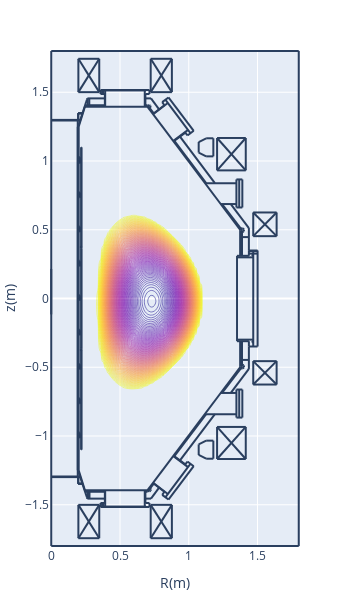

Here is the notebook cell this chart was saved with:
### Code cell
# poloidal current
pl.d_contour(cond['pol_current'])

### Figure 1 — Plotly figure (JSON) as saved in the notebook; plotly's stock layout.template omitted (floating-point values rounded to 4 significant figures; data arrays with more than 128 entries replaced by an {"elided": "..."} marker saying what was removed)
{"data": [{"contours": {"coloring": "lines"}, "dx": 0.02, "dy": 0.02, "ncontours": 100, "showscale": false, "type": "contour", "x0": 0, "y0": -1.8, "z": {"elided": "181x91 float values"}}], "layout": {"height": 597.3, "margin": {"autoexpand": false, "b": 50, "l": 50, "r": 50, "t": 50}, "shapes": [{"type": "line", "x0": 0.2652, "x1": 0.2652, "y0": -1.406, "y1": -1.455}, {"type": "line", "x0": 0.2766, "x1": 0.2766, "y0": -1.406, "y1": -1.455}, {"type": "line", "x0": 0.1927, "x1": 0.1927, "y0": -1.299, "y1": 1.299}, {"type": "line", "x0": 0.1927, "x1": 0.1927, "y0": -1.249, "y1": 1.249}, {"type": "line", "x0": 0.195, "x1": 0.195, "y0": -1.251, "y1": 1.249}, {"type": "line", "x0": 0.1995, "x1": 0.1995, "y0": -1.249, "y1": 1.249}, {"type": "line", "x0": 1.376, "x1": 0.7005, "y0": 0.4965, "y1": 1.394}, {"type": "line", "x0": 0.2199, "x1": 0.2199, "y0": 0.3695, "y1": 1.099}, {"type": "line", "x0": 0.2176, "x1": 0.2176, "y0": 0.3695, "y1": 1.099}, {"type": "line", "x0": 1.376, "x1": 0.7005, "y0": -0.4965, "y1": -1.394}, {"type": "line", "x0": 0.2176, "x1": 0.2176, "y0": -0.3695, "y1": -1.099}, {"type": "line", "x0": 0.2199, "x1": 0.2199, "y0": -0.3695, "y1": -1.099}, {"type": "line", "x0": 0.1995, "x1": 0.2448, "y0": -1.249, "y1": -1.394}, {"type": "line", "x0": 0.1972, "x1": 0.1972, "y0": -1.299, "y1": -1.344}, {"type": "line", "x0": 0.195, "x1": 0.195, "y0": -1.299, "y1": -1.349}, {"type": "line", "x0": 0.195, "x1": 0.229, "y0": -1.349, "y1": -1.349}, {"type": "line", "x0": 0.195, "x1": 0.2267, "y0": -1.344, "y1": -1.344}, {"type": "line", "x0": 0.1995, "x1": 0.1995, "y0": -0.9975, "y1": -0.9748}, {"type": "line", "x0": 0.2086, "x1": 0.2086, "y0": -1.009, "y1": -0.9907}, {"type": "line", "x0": 0.2086, "x1": 0.2086, "y0": -1.009, "y1": -0.9929}, {"type": "line", "x0": 0.2063, "x1": 0.2063, "y0": -1.011, "y1": -0.9748}, {"type": "line", "x0": 0, "x1": 0.2108, "y0": -1.294, "y1": -1.294}, {"type": "line", "x0": 0, "x1": 0.2131, "y0": -1.299, "y1": -1.299}, {"type": "line", "x0": 0.1995, "x1": 0.1995, "y0": -1.011, "y1": -1.002}, {"type": "line", "x0": 0.2063, "x1": 0.2086, "y0": -1.007, "y1": -1.007}, {"type": "line", "x0": 0.2086, "x1": 0.2086, "y0": -1.004, "y1": -1.004}, {"type": "line", "x0": 0.2086, "x1": 0.2176, "y0": -1.009, "y1": -1.009}, {"type": "line", "x0": 0.1995, "x1": 0.2063, "y0": -1.011, "y1": -1.011}, {"type": "line", "x0": 0.2199, "x1": 0.2176, "y0": -1.099, "y1": -1.099}, {"type": "line", "x0": 0.2063, "x1": 0.2086, "y0": -0.9929, "y1": -0.9929}, {"type": "line", "x0": 0.2086, "x1": 0.2086, "y0": -0.9975, "y1": -0.9975}, {"type": "line", "x0": 0.2086, "x1": 0.2176, "y0": -0.9929, "y1": -0.9929}, {"type": "line", "x0": 0.2086, "x1": 0.2176, "y0": -0.9907, "y1": -0.9907}, {"type": "line", "x0": 0.1995, "x1": 0.2063, "y0": -0.9748, "y1": -0.9748}, {"type": "line", "x0": 0.2086, "x1": 0.2176, "y0": -0.7594, "y1": -0.7594}, {"type": "line", "x0": 0.1995, "x1": 0.2063, "y0": -0.7617, "y1": -0.7617}, {"type": "line", "x0": 0.2086, "x1": 0.2086, "y0": -0.7594, "y1": -0.7413}, {"type": "line", "x0": 0.2086, "x1": 0.2086, "y0": -0.7594, "y1": -0.739}, {"type": "line", "x0": 0.1995, "x1": 0.1995, "y0": -0.7617, "y1": -0.7526}, {"type": "line", "x0": 0.2063, "x1": 0.2063, "y0": -0.7617, "y1": -0.7254}, {"type": "line", "x0": 0.1995, "x1": 0.2063, "y0": -0.7254, "y1": -0.7254}, {"type": "line", "x0": 0.2086, "x1": 0.2176, "y0": -0.739, "y1": -0.739}, {"type": "line", "x0": 0.2086, "x1": 0.2176, "y0": -0.7413, "y1": -0.7413}, {"type": "line", "x0": 0.2086, "x1": 0.2086, "y0": -0.7526, "y1": -0.7526}, {"type": "line", "x0": 0.2063, "x1": 0.2086, "y0": -0.7572, "y1": -0.7572}, {"type": "line", "x0": 0.2086, "x1": 0.2086, "y0": -0.7458, "y1": -0.7458}, {"type": "line", "x0": 0.2063, "x1": 0.2086, "y0": -0.7436, "y1": -0.7436}, {"type": "line", "x0": 0.1995, "x1": 0.1995, "y0": -0.7481, "y1": -0.7254}, {"type": "line", "x0": 0.3582, "x1": 0.7141, "y0": -1.517, "y1": -1.517}, {"type": "line", "x0": 0.3854, "x1": 0.6869, "y0": -1.514, "y1": -1.514}, {"type": "line", "x0": 0.3854, "x1": 0.6869, "y0": -1.514, "y1": -1.514}, {"type": "line", "x0": 0.2426, "x1": 0.7096, "y0": -1.394, "y1": -1.394}, {"type": "line", "x0": 0.3922, "x1": 0.3922, "y0": -1.514, "y1": -1.394}, {"type": "line", "x0": 0.3582, "x1": 0.3582, "y0": -1.517, "y1": -1.487}, {"type": "line", "x0": 0.3786, "x1": 0.3786, "y0": -1.517, "y1": -1.487}, {"type": "line", "x0": 0.3695, "x1": 0.3695, "y0": -1.517, "y1": -1.487}, {"type": "line", "x0": 0.3831, "x1": 0.3831, "y0": -1.517, "y1": -1.512}, {"type": "line", "x0": 0.3831, "x1": 0.3854, "y0": -1.512, "y1": -1.514}, {"type": "line", "x0": 0.3854, "x1": 0.3854, "y0": -1.514, "y1": -1.514}, {"type": "line", "x0": 0.3899, "x1": 0.263, "y0": -1.455, "y1": -1.455}, {"type": "line", "x0": 0.3582, "x1": 0.3899, "y0": -1.487, "y1": -1.487}, {"type": "line", "x0": 0.2471, "x1": 0.3899, "y0": -1.406, "y1": -1.406}, {"type": "line", "x0": 0.2766, "x1": 0.2766, "y0": -1.455, "y1": -1.406}, {"type": "line", "x0": 0.2652, "x1": 0.2652, "y0": -1.455, "y1": -1.406}, {"type": "line", "x0": 0.2584, "x1": 0.263, "y0": -1.444, "y1": -1.455}, {"type": "line", "x0": 0.2426, "x1": 0.2448, "y0": -1.394, "y1": -1.392}, {"type": "line", "x0": 0.3899, "x1": 0.3899, "y0": -1.487, "y1": -1.394}, {"type": "line", "x0": 0.6801, "x1": 0.6801, "y0": -1.514, "y1": -1.394}, {"type": "line", "x0": 0.7141, "x1": 0.7141, "y0": -1.517, "y1": -1.487}, {"type": "line", "x0": 0.6914, "x1": 0.6914, "y0": -1.517, "y1": -1.512}, {"type": "line", "x0": 0.6914, "x1": 0.6869, "y0": -1.512, "y1": -1.514}, {"type": "line", "x0": 0.6869, "x1": 0.6869, "y0": -1.514, "y1": -1.514}, {"type": "line", "x0": 0.6846, "x1": 0.6846, "y0": -1.487, "y1": -1.394}, {"type": "line", "x0": 0.6846, "x1": 0.7141, "y0": -1.487, "y1": -1.487}, {"type": "line", "x0": 0.7254, "x1": 0.6846, "y0": -1.455, "y1": -1.455}, {"type": "line", "x0": 0.7118, "x1": 0.705, "y0": -1.392, "y1": -1.387}, {"type": "line", "x0": 0.7055, "x1": 0.715, "y0": -1.4, "y1": -1.402}, {"type": "line", "x0": 0.715, "x1": 0.7223, "y0": -1.402, "y1": -1.397}, {"type": "line", "x0": 0.7223, "x1": 0.7248, "y0": -1.397, "y1": -1.389}, {"type": "line", "x0": 0.7248, "x1": 0.7198, "y0": -1.389, "y1": -1.381}, {"type": "line", "x0": 0.6846, "x1": 0.7005, "y0": -1.406, "y1": -1.406}, {"type": "line", "x0": 0.2199, "x1": 0.2199, "y0": -0.3627, "y1": 0.3627}, {"type": "line", "x0": 0.2176, "x1": 0.2176, "y0": -0.3627, "y1": 0.3627}, {"type": "line", "x0": 0.1995, "x1": 0.1995, "y0": -0.4965, "y1": -0.4761}, {"type": "line", "x0": 0.2063, "x1": 0.2063, "y0": -0.5123, "y1": -0.4761}, {"type": "line", "x0": 0.1995, "x1": 0.1995, "y0": -0.5123, "y1": -0.5033}, {"type": "line", "x0": 0.2086, "x1": 0.2086, "y0": -0.5101, "y1": -0.4897}, {"type": "line", "x0": 0.2086, "x1": 0.2086, "y0": -0.5101, "y1": -0.4919}, {"type": "line", "x0": 0.2086, "x1": 0.2176, "y0": -0.5101, "y1": -0.5101}, {"type": "line", "x0": 0.2063, "x1": 0.2086, "y0": -0.4942, "y1": -0.4942}, {"type": "line", "x0": 0.2086, "x1": 0.2086, "y0": -0.4965, "y1": -0.4965}, {"type": "line", "x0": 0.2063, "x1": 0.2086, "y0": -0.5055, "y1": -0.5055}, {"type": "line", "x0": 0.2086, "x1": 0.2086, "y0": -0.5033, "y1": -0.5033}, {"type": "line", "x0": 0.2086, "x1": 0.2176, "y0": -0.4919, "y1": -0.4919}, {"type": "line", "x0": 0.2086, "x1": 0.2176, "y0": -0.4897, "y1": -0.4897}, {"type": "line", "x0": 0.1995, "x1": 0.2063, "y0": -0.5123, "y1": -0.5123}, {"type": "line", "x0": 0.1995, "x1": 0.2063, "y0": -0.4761, "y1": -0.4761}, {"type": "line", "x0": 0.2154, "x1": 0.2176, "y0": -0.365, "y1": -0.3627}, {"type": "line", "x0": 0.2206, "x1": 0.2218, "y0": -0.3642, "y1": -0.3614}, {"type": "line", "x0": 0.2199, "x1": 0.2176, "y0": -0.3695, "y1": -0.3695}, {"type": "line", "x0": 0.2176, "x1": 0.2154, "y0": -0.3786, "y1": -0.3786}, {"type": "line", "x0": 0.2154, "x1": 0.2154, "y0": -0.3786, "y1": -0.3695}, {"type": "line", "x0": 0.2176, "x1": 0.2176, "y0": -0.3786, "y1": -0.3695}, {"type": "line", "x0": 0.2169, "x1": 0.2157, "y0": -0.365, "y1": -0.3678}, {"type": "line", "x0": 0.2183, "x1": 0.2177, "y0": -0.3664, "y1": -0.3678}, {"type": "line", "x0": 0.2176, "x1": 0.2199, "y0": -0.3673, "y1": -0.365}, {"type": "line", "x0": 0.2192, "x1": 0.2197, "y0": -0.3628, "y1": -0.3614}, {"type": "line", "x0": 0.1995, "x1": 0.1995, "y0": -0.263, "y1": -0.2516}, {"type": "line", "x0": 0.2063, "x1": 0.2063, "y0": -0.263, "y1": -0.2267}, {"type": "line", "x0": 0.2086, "x1": 0.2086, "y0": -0.2607, "y1": -0.2426}, {"type": "line", "x0": 0.2086, "x1": 0.2086, "y0": -0.2607, "y1": -0.2403}, {"type": "line", "x0": 0.2086, "x1": 0.2176, "y0": -0.2607, "y1": -0.2607}, {"type": "line", "x0": 0.2086, "x1": 0.2086, "y0": -0.2539, "y1": -0.2539}, {"type": "line", "x0": 0.2063, "x1": 0.2086, "y0": -0.2562, "y1": -0.2562}, {"type": "line", "x0": 0.1995, "x1": 0.2063, "y0": -0.263, "y1": -0.263}, {"type": "line", "x0": 0.1995, "x1": 0.1995, "y0": -0.2471, "y1": -0.2267}, {"type": "line", "x0": 0.2086, "x1": 0.2176, "y0": -0.2403, "y1": -0.2403}, {"type": "line", "x0": 0.2086, "x1": 0.2176, "y0": -0.2426, "y1": -0.2426}, {"type": "line", "x0": 0.2086, "x1": 0.2086, "y0": -0.2471, "y1": -0.2471}, {"type": "line", "x0": 0.2063, "x1": 0.2086, "y0": -0.2426, "y1": -0.2426}, {"type": "line", "x0": 0.1995, "x1": 0.2063, "y0": -0.2267, "y1": -0.2267}, {"type": "line", "x0": 0.1995, "x1": 0.2063, "y0": -0.01133, "y1": -0.01133}, {"type": "line", "x0": 0.1995, "x1": 0.2063, "y0": 0.02494, "y1": 0.02494}, {"type": "line", "x0": 0.1995, "x1": 0.1995, "y0": -0.01133, "y1": -0.002267}, {"type": "line", "x0": 0.1995, "x1": 0.1995, "y0": 0.002267, "y1": 0.02494}, {"type": "line", "x0": 0.2063, "x1": 0.2063, "y0": -0.01133, "y1": 0.02494}, {"type": "line", "x0": 0.2086, "x1": 0.2086, "y0": -0.009068, "y1": 0.006801}, {"type": "line", "x0": 0.2086, "x1": 0.2086, "y0": -0.009068, "y1": 0.009068}, {"type": "line", "x0": 0.2086, "x1": 0.2176, "y0": -0.009068, "y1": -0.009068}, {"type": "line", "x0": 0.2086, "x1": 0.2086, "y0": -0.004534, "y1": -0.004534}, {"type": "line", "x0": 0.2063, "x1": 0.2086, "y0": -0.006801, "y1": -0.006801}, {"type": "line", "x0": 0.2086, "x1": 0.2176, "y0": 0.009068, "y1": 0.009068}, {"type": "line", "x0": 0.2086, "x1": 0.2176, "y0": 0.006801, "y1": 0.006801}, {"type": "line", "x0": 0.2086, "x1": 0.2086, "y0": 0.002267, "y1": 0.002267}, {"type": "line", "x0": 0.2063, "x1": 0.2086, "y0": 0.006801, "y1": 0.006801}, {"type": "line", "x0": 0.2176, "x1": 0.2176, "y0": 0.3786, "y1": 0.3695}, {"type": "line", "x0": 0.2154, "x1": 0.2154, "y0": 0.3786, "y1": 0.3695}, {"type": "line", "x0": 0.1995, "x1": 0.1995, "y0": 0.2516, "y1": 0.2743}, {"type": "line", "x0": 0.2063, "x1": 0.2063, "y0": 0.238, "y1": 0.2743}, {"type": "line", "x0": 0.2086, "x1": 0.2086, "y0": 0.2403, "y1": 0.2607}, {"type": "line", "x0": 0.1995, "x1": 0.2063, "y0": 0.238, "y1": 0.238}, {"type": "line", "x0": 0.1995, "x1": 0.1995, "y0": 0.238, "y1": 0.2471}, {"type": "line", "x0": 0.2063, "x1": 0.2086, "y0": 0.2562, "y1": 0.2562}, {"type": "line", "x0": 0.2086, "x1": 0.2086, "y0": 0.2539, "y1": 0.2539}, {"type": "line", "x0": 0.2086, "x1": 0.2176, "y0": 0.2584, "y1": 0.2584}, {"type": "line", "x0": 0.2063, "x1": 0.2086, "y0": 0.2426, "y1": 0.2426}, {"type": "line", "x0": 0.2086, "x1": 0.2086, "y0": 0.2471, "y1": 0.2471}, {"type": "line", "x0": 0.2086, "x1": 0.2176, "y0": 0.2403, "y1": 0.2403}, {"type": "line", "x0": 0.2086, "x1": 0.2086, "y0": 0.2403, "y1": 0.2584}, {"type": "line", "x0": 0.2086, "x1": 0.2176, "y0": 0.2607, "y1": 0.2607}, {"type": "line", "x0": 0.1995, "x1": 0.2063, "y0": 0.2743, "y1": 0.2743}, {"type": "line", "x0": 0.2177, "x1": 0.2183, "y0": 0.3696, "y1": 0.3682}, {"type": "line", "x0": 0.2157, "x1": 0.2169, "y0": 0.3696, "y1": 0.3668}, {"type": "line", "x0": 0.2176, "x1": 0.2199, "y0": 0.3673, "y1": 0.365}, {"type": "line", "x0": 0.2218, "x1": 0.2206, "y0": 0.3632, "y1": 0.366}, {"type": "line", "x0": 0.2154, "x1": 0.2176, "y0": 0.365, "y1": 0.3627}, {"type": "line", "x0": 0.2197, "x1": 0.2192, "y0": 0.3632, "y1": 0.3646}, {"type": "line", "x0": 0.2199, "x1": 0.2176, "y0": 0.3695, "y1": 0.3695}, {"type": "line", "x0": 0.2176, "x1": 0.2154, "y0": 0.3786, "y1": 0.3786}, {"type": "line", "x0": 0.1995, "x1": 0.1995, "y0": 0.5033, "y1": 0.5237}, {"type": "line", "x0": 0.1995, "x1": 0.1995, "y0": 0.4874, "y1": 0.4965}, {"type": "line", "x0": 0.2063, "x1": 0.2063, "y0": 0.4874, "y1": 0.5237}, {"type": "line", "x0": 0.2086, "x1": 0.2086, "y0": 0.4897, "y1": 0.5078}, {"type": "line", "x0": 0.2086, "x1": 0.2086, "y0": 0.4897, "y1": 0.5101}, {"type": "line", "x0": 0.2086, "x1": 0.2176, "y0": 0.4897, "y1": 0.4897}, {"type": "line", "x0": 0.2086, "x1": 0.2086, "y0": 0.4965, "y1": 0.4965}, {"type": "line", "x0": 0.2063, "x1": 0.2086, "y0": 0.4942, "y1": 0.4942}, {"type": "line", "x0": 0.2086, "x1": 0.2176, "y0": 0.5101, "y1": 0.5101}, {"type": "line", "x0": 0.2086, "x1": 0.2176, "y0": 0.5078, "y1": 0.5078}, {"type": "line", "x0": 0.2086, "x1": 0.2086, "y0": 0.5033, "y1": 0.5033}, {"type": "line", "x0": 0.2063, "x1": 0.2086, "y0": 0.5055, "y1": 0.5055}, {"type": "line", "x0": 0.1995, "x1": 0.2063, "y0": 0.4874, "y1": 0.4874}, {"type": "line", "x0": 0.1995, "x1": 0.2063, "y0": 0.5237, "y1": 0.5237}, {"type": "line", "x0": 1.501, "x1": 1.501, "y0": 0.3491, "y1": -0.3491}, {"type": "line", "x0": 1.351, "x1": 1.351, "y0": 0.3106, "y1": -0.3106}, {"type": "line", "x0": 1.469, "x1": 1.469, "y0": 0.3491, "y1": -0.3491}, {"type": "line", "x0": 1.387, "x1": 1.387, "y0": -0.3106, "y1": -0.4965}, {"type": "line", "x0": 1.374, "x1": 1.374, "y0": -0.3106, "y1": -0.4965}, {"type": "line", "x0": 1.462, "x1": 1.462, "y0": -0.3196, "y1": -0.3106}, {"type": "line", "x0": 1.437, "x1": 1.437, "y0": -0.3106, "y1": -0.3491}, {"type": "line", "x0": 1.437, "x1": 1.501, "y0": -0.3491, "y1": -0.3491}, {"type": "line", "x0": 1.437, "x1": 1.437, "y0": -0.3491, "y1": -0.5123}, {"type": "line", "x0": 1.379, "x1": 1.392, "y0": -0.5069, "y1": -0.5093}, {"type": "line", "x0": 1.392, "x1": 1.402, "y0": -0.5093, "y1": -0.4997}, {"type": "line", "x0": 1.402, "x1": 1.4, "y0": -0.4997, "y1": -0.4862}, {"type": "line", "x0": 1.4, "x1": 1.388, "y0": -0.4862, "y1": -0.48}, {"type": "line", "x0": 1.374, "x1": 1.374, "y0": -0.4965, "y1": -0.4987}, {"type": "line", "x0": 1.383, "x1": 1.378, "y0": -0.501, "y1": -0.4965}, {"type": "line", "x0": 1.387, "x1": 1.437, "y0": -0.4466, "y1": -0.4466}, {"type": "line", "x0": 1.462, "x1": 1.469, "y0": -0.3196, "y1": -0.3196}, {"type": "line", "x0": 1.351, "x1": 1.469, "y0": -0.2992, "y1": -0.2992}, {"type": "line", "x0": 1.351, "x1": 1.437, "y0": -0.3106, "y1": -0.3106}, {"type": "line", "x0": 1.462, "x1": 1.469, "y0": -0.3106, "y1": -0.3106}, {"type": "line", "x0": 1.437, "x1": 1.437, "y0": 0.5123, "y1": 0.3514}, {"type": "line", "x0": 1.387, "x1": 1.387, "y0": 0.4965, "y1": 0.3106}, {"type": "line", "x0": 1.374, "x1": 1.374, "y0": 0.4965, "y1": 0.3106}, {"type": "line", "x0": 1.437, "x1": 1.501, "y0": 0.3491, "y1": 0.3491}, {"type": "line", "x0": 1.501, "x1": 1.437, "y0": 0.3264, "y1": 0.3264}, {"type": "line", "x0": 1.501, "x1": 1.437, "y0": 0.3446, "y1": 0.3446}, {"type": "line", "x0": 1.351, "x1": 1.469, "y0": 0.2992, "y1": 0.2992}, {"type": "line", "x0": 1.351, "x1": 1.437, "y0": 0.3106, "y1": 0.3106}, {"type": "line", "x0": 1.462, "x1": 1.462, "y0": 0.3196, "y1": 0.3106}, {"type": "line", "x0": 1.437, "x1": 1.437, "y0": 0.3514, "y1": 0.3106}, {"type": "line", "x0": 1.462, "x1": 1.469, "y0": 0.3106, "y1": 0.3106}, {"type": "line", "x0": 1.462, "x1": 1.469, "y0": 0.3196, "y1": 0.3196}, {"type": "line", "x0": 1.388, "x1": 1.4, "y0": 0.4818, "y1": 0.488}, {"type": "line", "x0": 1.4, "x1": 1.402, "y0": 0.488, "y1": 0.5015}, {"type": "line", "x0": 1.402, "x1": 1.392, "y0": 0.5015, "y1": 0.5111}, {"type": "line", "x0": 1.392, "x1": 1.379, "y0": 0.5111, "y1": 0.5088}, {"type": "line", "x0": 1.387, "x1": 1.437, "y0": 0.4466, "y1": 0.4466}, {"type": "line", "x0": 1.374, "x1": 1.374, "y0": 0.4965, "y1": 0.4987}, {"type": "line", "x0": 1.383, "x1": 1.378, "y0": 0.501, "y1": 0.4965}, {"type": "line", "x0": 0.1995, "x1": 0.2448, "y0": 1.249, "y1": 1.394}, {"type": "line", "x0": 0.1995, "x1": 0.1995, "y0": 0.7526, "y1": 0.773}, {"type": "line", "x0": 0.2063, "x1": 0.2063, "y0": 0.7368, "y1": 0.773}, {"type": "line", "x0": 0.1995, "x1": 0.1995, "y0": 0.7368, "y1": 0.7481}, {"type": "line", "x0": 0.2063, "x1": 0.2086, "y0": 0.7572, "y1": 0.7572}, {"type": "line", "x0": 0.2086, "x1": 0.2086, "y0": 0.7526, "y1": 0.7526}, {"type": "line", "x0": 0.2063, "x1": 0.2086, "y0": 0.7436, "y1": 0.7436}, {"type": "line", "x0": 0.2086, "x1": 0.2086, "y0": 0.7458, "y1": 0.7458}, {"type": "line", "x0": 0.2086, "x1": 0.2086, "y0": 0.739, "y1": 0.7594}, {"type": "line", "x0": 0.2086, "x1": 0.2086, "y0": 0.739, "y1": 0.7572}, {"type": "line", "x0": 0.2086, "x1": 0.2176, "y0": 0.739, "y1": 0.739}, {"type": "line", "x0": 0.2086, "x1": 0.2176, "y0": 0.7572, "y1": 0.7572}, {"type": "line", "x0": 0.2086, "x1": 0.2176, "y0": 0.7594, "y1": 0.7594}, {"type": "line", "x0": 0.1995, "x1": 0.2063, "y0": 0.7368, "y1": 0.7368}, {"type": "line", "x0": 0.1995, "x1": 0.2063, "y0": 0.773, "y1": 0.773}, {"type": "line", "x0": 0.2086, "x1": 0.2086, "y0": 0.9907, "y1": 1.009}, {"type": "line", "x0": 0.2086, "x1": 0.2086, "y0": 0.9907, "y1": 1.007}, {"type": "line", "x0": 0.2086, "x1": 0.2176, "y0": 0.9907, "y1": 0.9907}, {"type": "line", "x0": 0.2086, "x1": 0.2176, "y0": 1.007, "y1": 1.007}, {"type": "line", "x0": 0.2086, "x1": 0.2176, "y0": 1.009, "y1": 1.009}, {"type": "line", "x0": 0.2063, "x1": 0.2063, "y0": 0.9884, "y1": 1.025}, {"type": "line", "x0": 0.2086, "x1": 0.2086, "y0": 1.009, "y1": 1.025}, {"type": "line", "x0": 0.1995, "x1": 0.1995, "y0": 1.002, "y1": 1.025}, {"type": "line", "x0": 0.1995, "x1": 0.1995, "y0": 1.002, "y1": 1.025}, {"type": "line", "x0": 0.1995, "x1": 0.1995, "y0": 0.9884, "y1": 0.9975}, {"type": "line", "x0": 0.2086, "x1": 0.2086, "y0": 1.009, "y1": 1.025}, {"type": "line", "x0": 0.2063, "x1": 0.2063, "y0": 0.9884, "y1": 1.025}, {"type": "line", "x0": 0.2086, "x1": 0.2176, "y0": 1.009, "y1": 1.009}, {"type": "line", "x0": 0.2086, "x1": 0.2176, "y0": 1.007, "y1": 1.007}, {"type": "line", "x0": 0.2086, "x1": 0.2176, "y0": 0.9907, "y1": 0.9907}, {"type": "line", "x0": 0.2086, "x1": 0.2086, "y0": 0.9907, "y1": 1.007}, {"type": "line", "x0": 0.2086, "x1": 0.2086, "y0": 0.9907, "y1": 1.009}, {"type": "line", "x0": 0.2086, "x1": 0.2086, "y0": 0.9952, "y1": 0.9952}, {"type": "line", "x0": 0.2086, "x1": 0.2086, "y0": 0.9884, "y1": 0.9907}, {"type": "line", "x0": 0.2063, "x1": 0.2086, "y0": 0.9929, "y1": 0.9929}, {"type": "line", "x0": 0.2086, "x1": 0.2086, "y0": 1.002, "y1": 1.002}, {"type": "line", "x0": 0.2063, "x1": 0.2086, "y0": 1.007, "y1": 1.007}, {"type": "line", "x0": 0.1995, "x1": 0.2086, "y0": 0.9884, "y1": 0.9884}, {"type": "line", "x0": 0.1995, "x1": 0.2086, "y0": 1.025, "y1": 1.025}, {"type": "line", "x0": 0.1995, "x1": 0.2086, "y0": 1.025, "y1": 1.025}, {"type": "line", "x0": 0.2063, "x1": 0.2086, "y0": 1.007, "y1": 1.007}, {"type": "line", "x0": 0.2086, "x1": 0.2086, "y0": 1.002, "y1": 1.002}, {"type": "line", "x0": 0.2063, "x1": 0.2086, "y0": 0.9929, "y1": 0.9929}, {"type": "line", "x0": 0.2086, "x1": 0.2086, "y0": 0.9884, "y1": 0.9907}, {"type": "line", "x0": 0.2086, "x1": 0.2086, "y0": 0.9952, "y1": 0.9952}, {"type": "line", "x0": 0.1995, "x1": 0.1995, "y0": 0.9884, "y1": 0.9975}, {"type": "line", "x0": 0.1995, "x1": 0.2086, "y0": 0.9884, "y1": 0.9884}, {"type": "line", "x0": 0.2199, "x1": 0.2176, "y0": 1.099, "y1": 1.099}, {"type": "line", "x0": 0, "x1": 0.2131, "y0": 1.299, "y1": 1.299}, {"type": "line", "x0": 0, "x1": 0.2108, "y0": 1.294, "y1": 1.294}, {"type": "line", "x0": 0.195, "x1": 0.2267, "y0": 1.344, "y1": 1.344}, {"type": "line", "x0": 0.195, "x1": 0.229, "y0": 1.349, "y1": 1.349}, {"type": "line", "x0": 0.195, "x1": 0.195, "y0": 1.299, "y1": 1.349}, {"type": "line", "x0": 0.1972, "x1": 0.1972, "y0": 1.299, "y1": 1.344}, {"type": "line", "x0": 0.2426, "x1": 0.2448, "y0": 1.394, "y1": 1.392}, {"type": "line", "x0": 0.7096, "x1": 0.7028, "y0": 1.394, "y1": 1.39}, {"type": "line", "x0": 0.718, "x1": 0.723, "y0": 1.385, "y1": 1.393}, {"type": "line", "x0": 0.723, "x1": 0.7205, "y0": 1.393, "y1": 1.402}, {"type": "line", "x0": 0.7205, "x1": 0.7132, "y0": 1.402, "y1": 1.407}, {"type": "line", "x0": 0.7132, "x1": 0.7037, "y0": 1.407, "y1": 1.404}, {"type": "line", "x0": 0.2426, "x1": 0.7096, "y0": 1.394, "y1": 1.394}, {"type": "line", "x0": 0.3854, "x1": 0.6869, "y0": 1.514, "y1": 1.514}, {"type": "line", "x0": 0.3854, "x1": 0.6869, "y0": 1.514, "y1": 1.514}, {"type": "line", "x0": 0.3582, "x1": 0.7141, "y0": 1.517, "y1": 1.517}, {"type": "line", "x0": 0.3899, "x1": 0.263, "y0": 1.455, "y1": 1.455}, {"type": "line", "x0": 0.2471, "x1": 0.3899, "y0": 1.406, "y1": 1.406}, {"type": "line", "x0": 0.3582, "x1": 0.3899, "y0": 1.487, "y1": 1.487}, {"type": "line", "x0": 0.2584, "x1": 0.263, "y0": 1.444, "y1": 1.455}, {"type": "line", "x0": 0.2652, "x1": 0.2652, "y0": 1.455, "y1": 1.406}, {"type": "line", "x0": 0.2766, "x1": 0.2766, "y0": 1.455, "y1": 1.406}, {"type": "line", "x0": 0.3582, "x1": 0.3582, "y0": 1.517, "y1": 1.487}, {"type": "line", "x0": 0.3899, "x1": 0.3899, "y0": 1.487, "y1": 1.394}, {"type": "line", "x0": 0.3922, "x1": 0.3922, "y0": 1.514, "y1": 1.394}, {"type": "line", "x0": 0.3854, "x1": 0.3854, "y0": 1.514, "y1": 1.514}, {"type": "line", "x0": 0.3831, "x1": 0.3854, "y0": 1.512, "y1": 1.514}, {"type": "line", "x0": 0.3831, "x1": 0.3831, "y0": 1.517, "y1": 1.512}, {"type": "line", "x0": 0.3695, "x1": 0.3695, "y0": 1.517, "y1": 1.487}, {"type": "line", "x0": 0.3786, "x1": 0.3786, "y0": 1.517, "y1": 1.487}, {"type": "line", "x0": 0.6846, "x1": 0.6846, "y0": 1.487, "y1": 1.394}, {"type": "line", "x0": 0.6801, "x1": 0.6801, "y0": 1.514, "y1": 1.394}, {"type": "line", "x0": 0.6846, "x1": 0.7005, "y0": 1.406, "y1": 1.406}, {"type": "line", "x0": 0.6846, "x1": 0.7141, "y0": 1.487, "y1": 1.487}, {"type": "line", "x0": 0.6869, "x1": 0.6869, "y0": 1.514, "y1": 1.514}, {"type": "line", "x0": 0.6914, "x1": 0.6869, "y0": 1.512, "y1": 1.514}, {"type": "line", "x0": 0.6914, "x1": 0.6914, "y0": 1.517, "y1": 1.512}, {"type": "line", "x0": 0.7141, "x1": 0.7141, "y0": 1.517, "y1": 1.487}, {"type": "line", "x0": 0.7254, "x1": 0.6846, "y0": 1.455, "y1": 1.455}, {"type": "line", "x0": 0.7844, "x1": 0.7254, "y0": 1.376, "y1": 1.455}, {"type": "line", "x0": 0.7458, "x1": 0.7005, "y0": 1.347, "y1": 1.406}, {"type": "line", "x0": 0, "x1": 0, "y0": 0.2154, "y1": -0.1156}, {"type": "line", "x0": 0.7844, "x1": 0.7254, "y0": -1.376, "y1": -1.455}, {"type": "line", "x0": 0.7458, "x1": 0.7005, "y0": -1.347, "y1": -1.406}, {"type": "line", "x0": 1.437, "x1": 1.306, "y0": 0.5123, "y1": 0.6869}, {"type": "line", "x0": 1.387, "x1": 1.242, "y0": 0.4965, "y1": 0.6869}, {"type": "line", "x0": 1.347, "x1": 1.118, "y0": 0.8388, "y1": 0.8388}, {"type": "line", "x0": 1.347, "x1": 1.347, "y0": 0.866, "y1": 0.662}, {"type": "line", "x0": 1.367, "x1": 1.367, "y0": 0.866, "y1": 0.662}, {"type": "line", "x0": 1.39, "x1": 1.39, "y0": 0.866, "y1": 0.662}, {"type": "line", "x0": 1.39, "x1": 1.347, "y0": 0.866, "y1": 0.866}, {"type": "line", "x0": 1.39, "x1": 1.347, "y0": 0.662, "y1": 0.662}, {"type": "line", "x0": 1.347, "x1": 1.233, "y0": 0.6869, "y1": 0.6869}, {"type": "line", "x0": 1.347, "x1": 1.118, "y0": -0.8411, "y1": -0.8411}, {"type": "line", "x0": 1.347, "x1": 1.347, "y0": -0.866, "y1": -0.662}, {"type": "line", "x0": 1.367, "x1": 1.367, "y0": -0.866, "y1": -0.662}, {"type": "line", "x0": 1.39, "x1": 1.39, "y0": -0.866, "y1": -0.662}, {"type": "line", "x0": 1.39, "x1": 1.347, "y0": -0.866, "y1": -0.866}, {"type": "line", "x0": 1.39, "x1": 1.347, "y0": -0.662, "y1": -0.662}, {"type": "line", "x0": 1.347, "x1": 1.233, "y0": -0.6869, "y1": -0.6869}, {"type": "line", "x0": 1.437, "x1": 1.306, "y0": -0.5123, "y1": -0.6869}, {"type": "line", "x0": 1.387, "x1": 1.242, "y0": -0.4965, "y1": -0.6869}, {"type": "line", "x0": 0.195, "x1": 0.2584, "y0": -1.251, "y1": -1.444}, {"type": "line", "x0": 0.195, "x1": 0.2584, "y0": 1.249, "y1": 1.444}, {"type": "line", "x0": 0.8524, "x1": 0.8071, "y0": 1.462, "y1": 1.428}, {"type": "line", "x0": 0.8071, "x1": 0.8229, "y0": 1.428, "y1": 1.406}, {"type": "line", "x0": 0.8229, "x1": 0.739, "y0": 1.406, "y1": 1.342}, {"type": "line", "x0": 0.8479, "x1": 0.7413, "y0": 1.421, "y1": 1.34}, {"type": "line", "x0": 0.8524, "x1": 1.036, "y0": 1.462, "y1": 1.22}, {"type": "line", "x0": 0.8297, "x1": 1.013, "y0": 1.446, "y1": 1.202}, {"type": "line", "x0": 0.9952, "x1": 0.8864, "y0": 1.226, "y1": 1.145}, {"type": "line", "x0": 1.036, "x1": 0.9907, "y0": 1.22, "y1": 1.186}, {"type": "line", "x0": 0.9748, "x1": 0.9907, "y0": 1.206, "y1": 1.186}, {"type": "line", "x0": 0.9748, "x1": 0.8887, "y0": 1.206, "y1": 1.143}, {"type": "line", "x0": 1.19, "x1": 0.9363, "y0": 0.8388, "y1": 1.177}, {"type": "line", "x0": 1.127, "x1": 0.8955, "y0": 0.8388, "y1": 1.147}, {"type": "line", "x0": 0.8524, "x1": 0.8071, "y0": -1.462, "y1": -1.428}, {"type": "line", "x0": 0.8071, "x1": 0.8229, "y0": -1.428, "y1": -1.406}, {"type": "line", "x0": 0.8229, "x1": 0.739, "y0": -1.406, "y1": -1.342}, {"type": "line", "x0": 0.8479, "x1": 0.7413, "y0": -1.421, "y1": -1.34}, {"type": "line", "x0": 0.8524, "x1": 1.036, "y0": -1.462, "y1": -1.22}, {"type": "line", "x0": 0.8297, "x1": 1.013, "y0": -1.446, "y1": -1.202}, {"type": "line", "x0": 0.9952, "x1": 0.8864, "y0": -1.226, "y1": -1.145}, {"type": "line", "x0": 1.036, "x1": 0.9907, "y0": -1.22, "y1": -1.186}, {"type": "line", "x0": 0.9748, "x1": 0.9907, "y0": -1.206, "y1": -1.186}, {"type": "line", "x0": 0.9748, "x1": 0.8887, "y0": -1.206, "y1": -1.143}, {"type": "line", "x0": 1.19, "x1": 0.9363, "y0": -0.8411, "y1": -1.177}, {"type": "line", "x0": 1.127, "x1": 0.8955, "y0": -0.8411, "y1": -1.147}, {"type": "line", "x0": 0.1972, "x1": 0.1972, "y0": -1.501, "y1": -1.743}, {"type": "line", "x0": 0.1972, "x1": 0.3491, "y0": -1.743, "y1": -1.743}, {"type": "line", "x0": 0.3491, "x1": 0.3491, "y0": -1.743, "y1": -1.501}, {"type": "line", "x0": 0.3491, "x1": 0.1972, "y0": -1.501, "y1": -1.501}, {"type": "line", "x0": 0.1972, "x1": 0.1972, "y0": 1.743, "y1": 1.501}, {"type": "line", "x0": 0.1972, "x1": 0.3491, "y0": 1.501, "y1": 1.501}, {"type": "line", "x0": 0.3491, "x1": 0.3491, "y0": 1.501, "y1": 1.743}, {"type": "line", "x0": 0.3491, "x1": 0.1972, "y0": 1.743, "y1": 1.743}, {"type": "line", "x0": 0.7232, "x1": 0.7232, "y0": 1.743, "y1": 1.501}, {"type": "line", "x0": 0.7232, "x1": 0.8773, "y0": 1.501, "y1": 1.501}, {"type": "line", "x0": 0.8773, "x1": 0.8773, "y0": 1.501, "y1": 1.743}, {"type": "line", "x0": 0.8773, "x1": 0.7232, "y0": 1.743, "y1": 1.743}, {"type": "line", "x0": 0.7232, "x1": 0.7232, "y0": -1.501, "y1": -1.743}, {"type": "line", "x0": 0.7232, "x1": 0.8773, "y0": -1.743, "y1": -1.743}, {"type": "line", "x0": 0.8773, "x1": 0.8773, "y0": -1.743, "y1": -1.501}, {"type": "line", "x0": 0.8773, "x1": 0.7232, "y0": -1.501, "y1": -1.501}, {"type": "line", "x0": 1.206, "x1": 1.206, "y0": -0.934, "y1": -1.168}, {"type": "line", "x0": 1.206, "x1": 1.415, "y0": -1.168, "y1": -1.168}, {"type": "line", "x0": 1.415, "x1": 1.415, "y0": -1.168, "y1": -0.934}, {"type": "line", "x0": 1.415, "x1": 1.206, "y0": -0.934, "y1": -0.934}, {"type": "line", "x0": 1.206, "x1": 1.206, "y0": 1.168, "y1": 0.9317}, {"type": "line", "x0": 1.206, "x1": 1.415, "y0": 0.9317, "y1": 0.9317}, {"type": "line", "x0": 1.415, "x1": 1.415, "y0": 0.9317, "y1": 1.168}, {"type": "line", "x0": 1.415, "x1": 1.206, "y0": 1.168, "y1": 1.168}, {"type": "line", "x0": 1.469, "x1": 1.469, "y0": 0.6257, "y1": 0.4534}, {"type": "line", "x0": 1.469, "x1": 1.639, "y0": 0.4534, "y1": 0.4534}, {"type": "line", "x0": 1.639, "x1": 1.639, "y0": 0.4534, "y1": 0.6257}, {"type": "line", "x0": 1.639, "x1": 1.469, "y0": 0.6257, "y1": 0.6257}, {"type": "line", "x0": 1.469, "x1": 1.469, "y0": -0.4557, "y1": -0.6257}, {"type": "line", "x0": 1.469, "x1": 1.639, "y0": -0.6257, "y1": -0.6257}, {"type": "line", "x0": 1.639, "x1": 1.639, "y0": -0.6257, "y1": -0.4557}, {"type": "line", "x0": 1.639, "x1": 1.469, "y0": -0.4557, "y1": -0.4557}, {"type": "line", "x0": 1.072, "x1": 1.127, "y0": 1.138, "y1": 1.165}, {"type": "line", "x0": 1.127, "x1": 1.179, "y0": 1.165, "y1": 1.165}, {"type": "line", "x0": 1.179, "x1": 1.179, "y0": 1.165, "y1": 1.034}, {"type": "line", "x0": 1.179, "x1": 1.127, "y0": 1.034, "y1": 1.034}, {"type": "line", "x0": 1.127, "x1": 1.072, "y0": 1.034, "y1": 1.061}, {"type": "line", "x0": 1.072, "x1": 1.072, "y0": 1.061, "y1": 1.138}, {"type": "line", "x0": 1.072, "x1": 1.072, "y0": -1.138, "y1": -1.061}, {"type": "line", "x0": 1.072, "x1": 1.127, "y0": -1.061, "y1": -1.034}, {"type": "line", "x0": 1.127, "x1": 1.179, "y0": -1.034, "y1": -1.034}, {"type": "line", "x0": 1.179, "x1": 1.179, "y0": -1.034, "y1": -1.165}, {"type": "line", "x0": 1.179, "x1": 1.127, "y0": -1.165, "y1": -1.165}, {"type": "line", "x0": 1.127, "x1": 1.072, "y0": -1.165, "y1": -1.138}, {"type": "line", "x0": 1.469, "x1": 1.639, "y0": 0.6257, "y1": 0.4534}, {"type": "line", "x0": 1.469, "x1": 1.639, "y0": 0.4534, "y1": 0.6257}, {"type": "line", "x0": 1.206, "x1": 1.415, "y0": 1.168, "y1": 0.9317}, {"type": "line", "x0": 1.206, "x1": 1.415, "y0": 0.9317, "y1": 1.168}, {"type": "line", "x0": 1.469, "x1": 1.639, "y0": -0.6257, "y1": -0.4557}, {"type": "line", "x0": 1.469, "x1": 1.639, "y0": -0.4557, "y1": -0.6257}, {"type": "line", "x0": 1.415, "x1": 1.206, "y0": -0.934, "y1": -1.168}, {"type": "line", "x0": 1.206, "x1": 1.415, "y0": -0.934, "y1": -1.168}, {"type": "line", "x0": 0.1972, "x1": 0.3491, "y0": -1.501, "y1": -1.743}, {"type": "line", "x0": 0.1972, "x1": 0.3491, "y0": -1.743, "y1": -1.501}, {"type": "line", "x0": 0.7232, "x1": 0.8773, "y0": -1.501, "y1": -1.743}, {"type": "line", "x0": 0.7232, "x1": 0.8773, "y0": -1.743, "y1": -1.501}, {"type": "line", "x0": 0.1972, "x1": 0.3491, "y0": 1.501, "y1": 1.743}, {"type": "line", "x0": 0.1972, "x1": 0.3491, "y0": 1.743, "y1": 1.501}, {"type": "line", "x0": 0.7232, "x1": 0.8773, "y0": 1.743, "y1": 1.501}, {"type": "line", "x0": 0.7232, "x1": 0.8773, "y0": 1.501, "y1": 1.743}, {"type": "line", "x0": 0, "x1": 1.8, "y0": 1.8, "y1": 1.8}, {"type": "line", "x0": 0, "x1": 1.8, "y0": -1.8, "y1": -1.8}, {"type": "line", "x0": 1.8, "x1": 1.8, "y0": -1.8, "y1": 1.8}, {"type": "line", "x0": 0, "x1": 0, "y0": 1.8, "y1": -1.8}], "width": 350, "xaxis": {"title": {"text": "R(m)"}}, "yaxis": {"scaleanchor": "x", "title": {"text": "z(m)"}}}}
